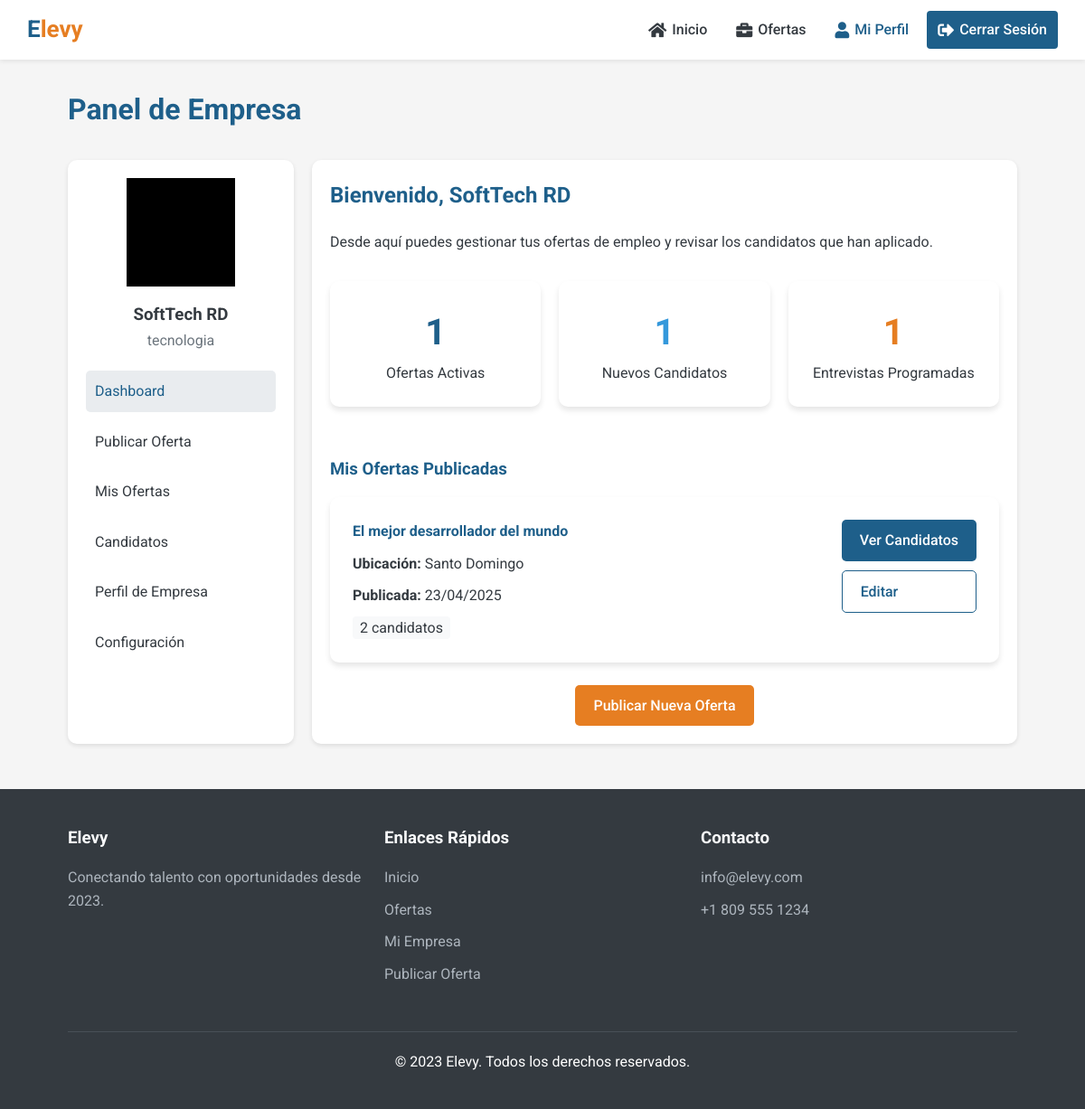
/pages/panel-empresa.php (signed in), run on the app's committed database.
### tables this page shows
CREATE TABLE `empresas` (
  `id` int(11) NOT NULL AUTO_INCREMENT,
  `usuario_id` int(11) NOT NULL,
  `nombre` varchar(100) NOT NULL,
  `telefono` varchar(20) DEFAULT NULL,
  `ubicacion` varchar(50) DEFAULT NULL,
  `direccion` text DEFAULT NULL,
  `sector` varchar(50) DEFAULT NULL,
  `descripcion` text DEFAULT NULL,
  `logo` varchar(255) DEFAULT NULL,
  PRIMARY KEY (`id`),
  KEY `usuario_id` (`usuario_id`),
  CONSTRAINT `empresas_ibfk_1` FOREIGN KEY (`usuario_id`) REFERENCES `usuarios` (`id`) ON DELETE CASCADE
);

CREATE TABLE `ofertas` (
  `id` int(11) NOT NULL AUTO_INCREMENT,
  `empresa_id` int(11) NOT NULL,
  `titulo` varchar(100) NOT NULL,
  `ubicacion` varchar(50) NOT NULL,
  `tipo_contrato` enum('tiempo_completo','medio_tiempo','temporal','proyecto','practicas') NOT NULL,
  `salario_min` decimal(10,2) DEFAULT NULL,
  `salario_max` decimal(10,2) DEFAULT NULL,
  `mostrar_salario` tinyint(1) DEFAULT 1,
  `descripcion` text NOT NULL,
  `requisitos` text NOT NULL,
  `beneficios` text DEFAULT NULL,
  `fecha_publicacion` datetime DEFAULT current_timestamp(),
  `fecha_cierre` date DEFAULT NULL,
  `estado` enum('activa','cerrada') DEFAULT 'activa',
  PRIMARY KEY (`id`),
  KEY `empresa_id` (`empresa_id`),
  CONSTRAINT `ofertas_ibfk_1` FOREIGN KEY (`empresa_id`) REFERENCES `empresas` (`id`) ON DELETE CASCADE
);

### includes/db.php (called while the page is built, shortened)
<?php
function conectarDB() {
    $conn = new mysqli(DB_HOST, DB_USER, DB_PASS, DB_NAME);
    $conn->set_charset("utf8");
    return $conn;
}
function prepararConsulta($conn, $sql, $params = [], $types = '') {
    $stmt = $conn->prepare($sql);
    if (!empty($params)) {
        if (empty($types)) {
            $types = '';
            foreach ($params as $param) {
                if (is_int($param)) {
                    $types .= 'i';
                } elseif (is_float($param)) {
                    $types .= 'd';
                } elseif (is_string($param)) {
                    $types .= 's';
                } else {
                    $types .= 'b';
                }
            }
        }
        $stmt->bind_param($types, ...$params);
    }
    return $stmt;
}
function obtenerRegistro($sql, $params = [], $types = '') {
    $conn = conectarDB();
    $stmt = prepararConsulta($conn, $sql, $params, $types);
    $stmt->execute();
    $result = $stmt->get_result();
    $registro = $result->fetch_assoc();
    return $registro;
}
function obtenerRegistros($sql, $params = [], $types = '') {
    $conn = conectarDB();
    $stmt = prepararConsulta($conn, $sql, $params, $types);
    $stmt->execute();
    $result = $stmt->get_result();
    $registros = $result->fetch_all(MYSQLI_ASSOC);
    return $registros;
}
?>

### includes/functions.php (called while the page is built, shortened)
<?php
require_once 'db.php';
function obtenerDatosEmpresa($id) {
    return obtenerRegistro(
        "SELECT * FROM empresas WHERE id = ?",
        [$id]
    );
}
function formatearFecha($fecha) {
    $timestamp = strtotime($fecha);
    return date('d/m/Y', $timestamp);
}
?>

### pages/panel-empresa.php (the view, shortened to what this page needs)
<?php
require_once '../includes/header.php';
$empresa = obtenerDatosEmpresa($_SESSION['empresa_id']);
$ofertas = obtenerRegistros(
    "SELECT * FROM ofertas WHERE empresa_id = ? ORDER BY fecha_publicacion DESC",
    [$_SESSION['empresa_id']]
);
$candidatos_nuevos = obtenerRegistro(
    "SELECT COUNT(*) as total FROM postulaciones p
    INNER JOIN ofertas o ON p.oferta_id = o.id
    WHERE o.empresa_id = ? AND p.estado = 'pendiente'",
    [$_SESSION['empresa_id']]
);
$entrevistas = obtenerRegistro(
    "SELECT COUNT(*) as total FROM postulaciones p
    INNER JOIN ofertas o ON p.oferta_id = o.id
    WHERE o.empresa_id = ? AND p.estado = 'entrevista'",
    [$_SESSION['empresa_id']]
);
?>
<div class="container">
    <div style="margin: 30px 0;">
        <h1 style="color: var(--primary-color);">Panel de Empresa</h1>
    </div>
    <div class="dashboard">
        <div class="sidebar">
            <div style="text-align: center; margin-bottom: 20px;">
                <?php if (!empty($empresa['logo'])): ?>
                    <img src="<?php echo SITE_URL . '/uploads/photos/' . $empresa['logo']; ?>" alt="Logo de empresa" style="width: 120px; height: 120px; object-fit: cover;">
                <?php else: ?>
                    <img src="https://via.placeholder.com/150" alt="Logo de empresa" style="width: 120px; height: 120px; object-fit: cover;">
                <?php endif; ?>
                <h3 style="margin-top: 10px;"><?php echo htmlspecialchars($empresa['nombre']); ?></h3>
                <p style="color: var(--gray-color);"><?php echo htmlspecialchars($empresa['sector']); ?></p>
            </div>
            <ul class="sidebar-menu">
                <li><a href="#" class="active">Dashboard</a></li>
                <li><a href="publicar-oferta.php">Publicar Oferta</a></li>
                <li><a href="mis-ofertas.php">Mis Ofertas</a></li>
                <li><a href="candidatos.php">Candidatos</a></li>
                <li><a href="perfil-empresa.php">Perfil de Empresa</a></li>
                <li><a href="configuracion.php">Configuración</a></li>
            </ul>
        </div>
        <div class="main-content">
            <div style="margin-bottom: 30px;">
                <h2 style="color: var(--primary-color); margin-bottom: 20px;">Bienvenido, <?php echo htmlspecialchars($empresa['nombre']); ?></h2>
                <p>Desde aquí puedes gestionar tus ofertas de empleo y revisar los candidatos que han aplicado.</p>
            </div>
            <div style="display: flex; flex-wrap: wrap; gap: 20px; margin-bottom: 30px;">
                <div class="card" style="flex: 1; min-width: 200px; text-align: center;">
                    <h3 style="font-size: 2.5rem; color: var(--primary-color);"><?php echo count($ofertas); ?></h3>
                    <p>Ofertas Activas</p>
                </div>
                <div class="card" style="flex: 1; min-width: 200px; text-align: center;">
                    <h3 style="font-size: 2.5rem; color: var(--secondary-color);"><?php echo $candidatos_nuevos['total']; ?></h3>
                    <p>Nuevos Candidatos</p>
                </div>
                <div class="card" style="flex: 1; min-width: 200px; text-align: center;">
                    <h3 style="font-size: 2.5rem; color: var(--accent-color);"><?php echo $entrevistas['total']; ?></h3>
                    <p>Entrevistas Programadas</p>
                </div>
            </div>
            <div>
                <h3 style="color: var(--primary-color); margin-bottom: 15px;">Mis Ofertas Publicadas</h3>
                <?php if (empty($ofertas)): ?>
                    <div class="card">
                        <p style="text-align: center;">No has publicado ofertas aún.</p>
                    </div>
                <?php else: ?>
                    <?php foreach ($ofertas as $oferta): ?>
                        <?php
                        $postulaciones = obtenerRegistro(
                            "SELECT COUNT(*) as total FROM postulaciones WHERE oferta_id = ?",
                            [$oferta['id']]
                        );
                        ?>
                        <div class="card">
                            <div style="display: flex; justify-content: space-between; align-items: flex-start;">
                                <div>
                                    <h4 style="color: var(--primary-color); margin-bottom: 10px;"><?php echo htmlspecialchars($oferta['titulo']); ?></h4>
                                    <p style="margin-bottom: 10px;"><strong>Ubicación:</strong> <?php echo htmlspecialchars($oferta['ubicacion']); ?></p>
                                    <p style="margin-bottom: 10px;"><strong>Publicada:</strong> <?php echo formatearFecha($oferta['fecha_publicacion']); ?></p>
                                    <p><span style="background-color: var(--light-color); padding: 3px 8px; border-radius: 4px;"><?php echo $postulaciones['total']; ?> candidatos</span></p>
                                </div>
                                <div>
                                    <a href="candidatos-oferta.php?id=<?php echo $oferta['id']; ?>" class="btn btn-primary" style="margin-bottom: 10px; display: block;">Ver Candidatos</a>
                                    <a href="publicar-oferta.php?editar=<?php echo $oferta['id']; ?>" class="btn btn-outline" style="display: block;">Editar</a>
                                </div>
                            </div>
                        </div>
                    <?php endforeach; ?>
                <?php endif; ?>
                <div style="text-align: center; margin-top: 20px;">
                    <a href="publicar-oferta.php" class="btn btn-accent">Publicar Nueva Oferta</a>
                </div>
            </div>
        </div>
    </div>
</div>
<?php require_once '../includes/footer.php'; ?>

### css/styles.css (style rules this page uses)
:root { --primary-color: #1e5f8a; --secondary-color: #3498db; --accent-color: #e67e22; --light-color: #f8f9fa; --dark-color: #343a40; --gray-color: #6c757d; --light-gray: #e9ecef; --success-color: #28a745; }
* { margin: 0; padding: 0; box-sizing: border-box; font-family: 'Roboto', sans-serif; }
body { background-color: #f5f5f5; color: var(--dark-color); line-height: 1.6; transition: opacity 0.3s ease; }
.page-transition { animation: fadeEffect 0.5s; }
.container { width: 90%; max-width: 1200px; margin: 0 auto; padding: 0 15px; }
.btn { display: inline-block; padding: 10px 20px; border: none; border-radius: 5px; cursor: pointer; text-decoration: none; font-weight: 500; transition: all 0.3s; }
.btn-primary { background-color: var(--primary-color); color: white; }
.btn-accent { background-color: var(--accent-color); color: white; }
.btn-outline { background-color: transparent; color: var(--primary-color); border: 1px solid var(--primary-color); }
.card { background-color: white; border-radius: 10px; box-shadow: 0 4px 6px rgba(0,0,0,0.1); padding: 25px; margin-bottom: 25px; transition: transform 0.3s, box-shadow 0.3s; }
.dashboard { display: flex; flex-wrap: wrap; margin-top: 30px; }
.sidebar { flex: 0 0 250px; background-color: white; border-radius: 10px; box-shadow: 0 2px 5px rgba(0,0,0,0.1); padding: 20px; margin-right: 20px; }
.sidebar-menu { list-style: none; }
.sidebar-menu li { margin-bottom: 10px; }
.sidebar-menu a { display: block; padding: 10px; border-radius: 5px; color: var(--dark-color); text-decoration: none; transition: background-color 0.3s; }
.sidebar-menu a:hover, .sidebar-menu a.active { background-color: var(--light-gray); color: var(--primary-color); }
.main-content { flex: 1; background-color: white; border-radius: 10px; box-shadow: 0 2px 5px rgba(0,0,0,0.1); padding: 20px; }

### data on the page
empresas: logo (picture), nombre "SoftTech RD", sector "tecnologia"
ofertas: titulo "El mejor desarrollador del mundo", ubicacion "Santo Domingo", fecha_publicacion "23/04/2025", total "2"

### other printed values
count($ofertas) "1"
$candidatos_nuevos['total'] "1"
$entrevistas['total'] "1"
